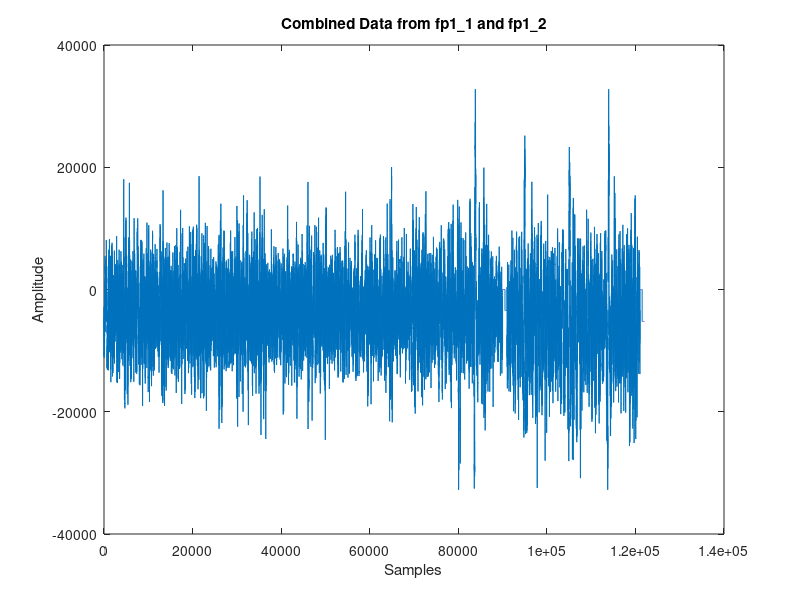
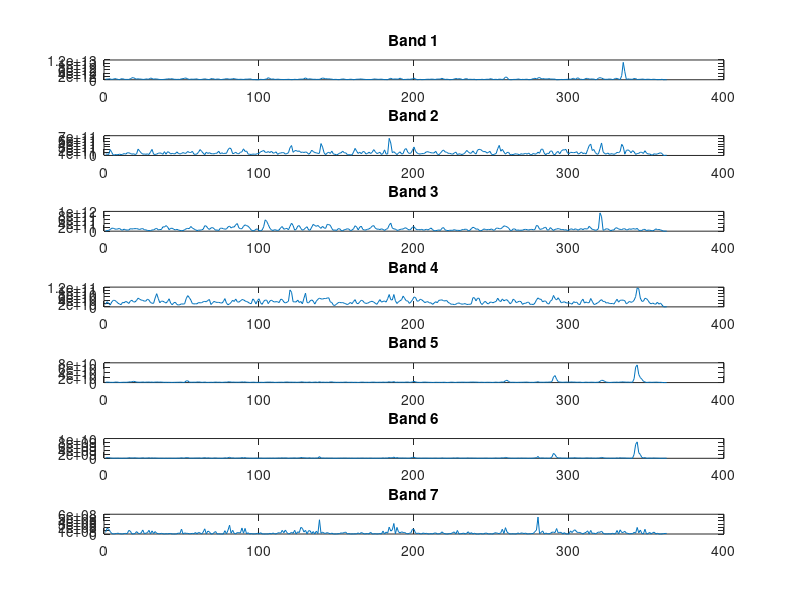
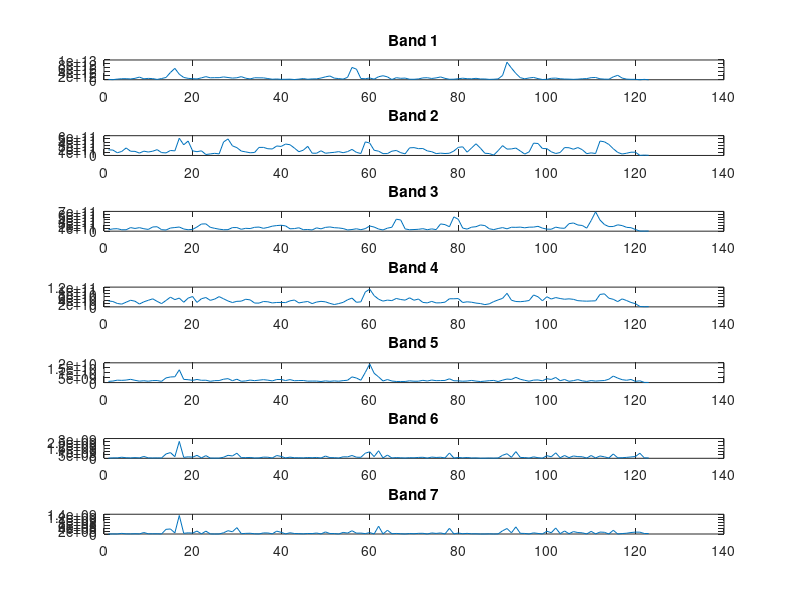
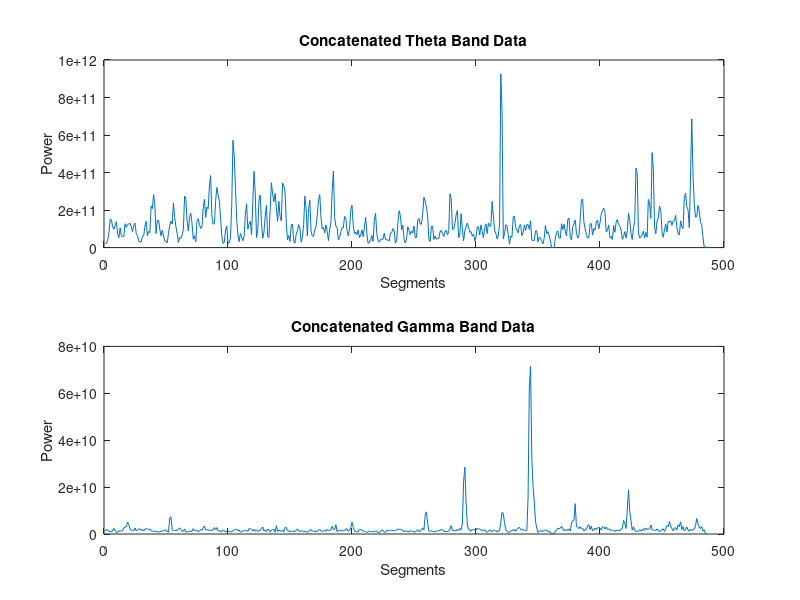

Reproduce these figures in MATLAB, in order.
% Load data
Y2 = load('Subject01_2_edfm.mat');
Y1 = load('Subject01_1_edfm.mat');

% Extract relevant data
fp1_1 = Y1.val(13,:);
fp1_2 = Y2.val(13,:);
fs = 500; % Sampling frequency
X = 250; % Step size

% Combine the data
combi = [fp1_1, fp1_2];

% Plot the combined data
figure;
plot(combi);
title('Combined Data from fp1\_1 and fp1\_2');
xlabel('Samples');
ylabel('Amplitude');

% Determine the number of segments
num_segments_1 = floor((length(fp1_1) - fs) / X) + 1;
num_segments_2 = floor((length(fp1_2) - fs) / X) + 1;

% Preallocate arrays
band_data_1 = zeros(num_segments_1, 7);
band_data_2 = zeros(num_segments_2, 7);

% Calculate band powers for the first dataset
for k = 1:num_segments_1
    start_idx = (k - 1) * X + 1;
    end_idx = start_idx + fs - 1;
    fp1_fp7_1s = fp1_1(start_idx:end_idx);
    
    fft_val_1s = abs(fft(fp1_fp7_1s));
    fft_val = fft_val_1s(2:fs/2+1);
    
    delta_4Hz = sum(fft_val(1:4).^2 / 4);
    alpha4_8Hz = sum(fft_val(5:8).^2 / 4);
    theta8_13Hz = sum(fft_val(9:13).^2 / 5);
    beta13_30Hz = sum(fft_val(14:30).^2 / 17);
    gamma31_60Hz = sum(fft_val(31:60).^2 / 30);
    gamma60_90Hz = sum(fft_val(61:90).^2 / 30);
    gamma90_120Hz = sum(fft_val(91:120).^2 / 30);
    
    band_data_1(k, :) = [delta_4Hz, alpha4_8Hz, theta8_13Hz, beta13_30Hz, gamma31_60Hz, gamma60_90Hz, gamma90_120Hz];
end

% Plot band data for the first dataset
figure;
for i = 1:7
    subplot(7,1,i);
    plot(band_data_1(:,i));
    title(['Band ', num2str(i)]);
end

% Calculate band powers for the second dataset
for k = 1:num_segments_2
    start_idx = (k - 1) * X + 1;
    end_idx = start_idx + fs - 1;
    fp1_fp7_2s = fp1_2(start_idx:end_idx);
    
    fft_val_1s = abs(fft(fp1_fp7_2s));
    fft_val = fft_val_1s(2:fs/2+1);
    
    delta_4Hz = sum(fft_val(1:4).^2 / 4);
    alpha4_8Hz = sum(fft_val(5:8).^2 / 4);
    theta8_13Hz = sum(fft_val(9:13).^2 / 5);
    beta13_30Hz = sum(fft_val(14:30).^2 / 17);
    gamma31_60Hz = sum(fft_val(31:60).^2 / 30);
    gamma60_90Hz = sum(fft_val(61:90).^2 / 30);
    gamma90_120Hz = sum(fft_val(91:120).^2 / 30);
    
    band_data_2(k, :) = [delta_4Hz, alpha4_8Hz, theta8_13Hz, beta13_30Hz, gamma31_60Hz, gamma60_90Hz, gamma90_120Hz];
end

% Plot band data for the second dataset
figure;
for i = 1:7
    subplot(7,1,i);
    plot(band_data_2(:,i));
    title(['Band ', num2str(i)]);
end

% Concatenate band data
band_data_concat = [band_data_1; band_data_2];

% Compare specific bands by plotting concatenated data
figure;
subplot(211);
plot(band_data_concat(:,3));
title('Concatenated Theta Band Data');
xlabel('Segments');
ylabel('Power');

subplot(212);
plot(band_data_concat(:,5));
title('Concatenated Gamma Band Data');
xlabel('Segments');
ylabel('Power');
